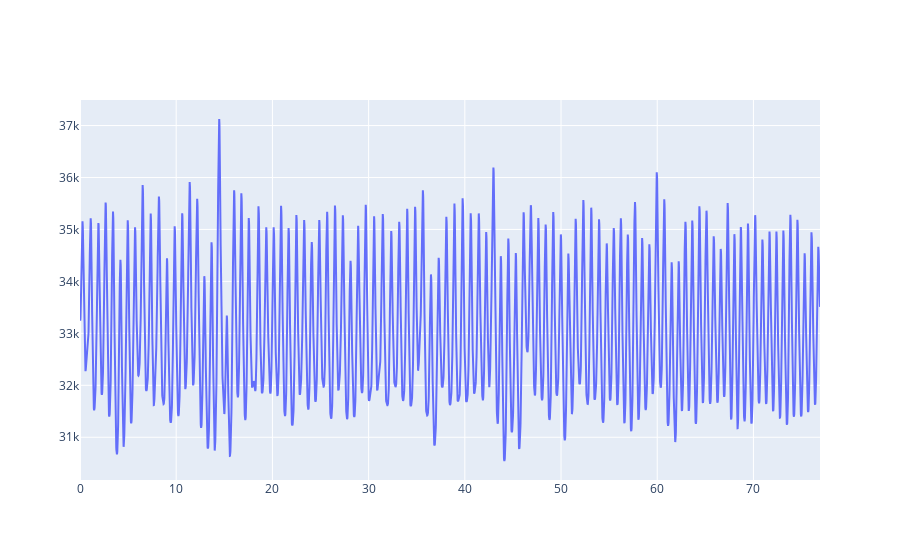
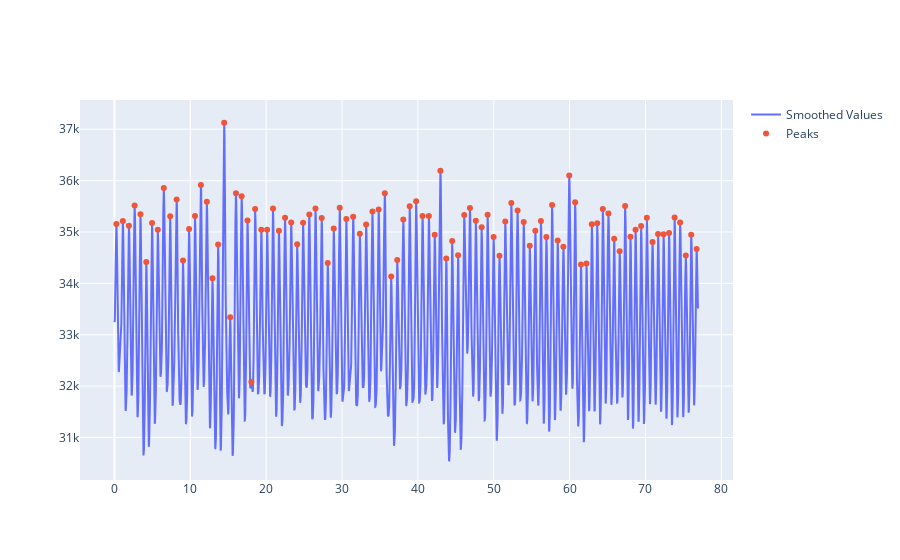

Notebook cell for these charts, in order:
### Markdown cell above
# Versuch 5 EKG

### Code cell
data = pd.read_csv('Messung/Ekg.csv', header=None, sep=';')
data.columns = ['x']

# Zugriff auf die Daten pro Spalte

x_values = data['x'].values

time = np.arange(0, len(x_values))*0.01

plt.figure(figsize=(10,6))
plt.plot(time, x_values)
plt.show()

# Definieren Sie die Filterparameter
N = 3  # Ordnung des Filters
Wn = 0.04  # Grenzfrequenz, 0 < Wn < 1

# Berechnen Sie die Filterkoeffizienten
b, a = butter(N, Wn)

# Wenden Sie den Filter auf die Daten an
x_values_filtered = filtfilt(b, a, x_values)

# Zeigen Sie die gefilterten Daten an

import matplotlib.pyplot as plt

# Erstellen Sie den ersten Plot
plt.figure(figsize=(10,6))
plt.plot(time, x_values_filtered, label='Smoothed Values')
plt.xlabel('Time')
plt.ylabel('x_values_filtered')
plt.title('Smoothed Values')
plt.legend()
plt.show()

# Finden Sie die Peaks
peaks,_ = find_peaks(x_values_filtered, height=0.4, distance=20)

# Erstellen Sie den zweiten Plot
plt.figure(figsize=(10,6))
plt.plot(time, x_values_filtered, label='Smoothed Values')

# Fügen Sie die Peaks hinzu
plt.plot(time[peaks], x_values_filtered[peaks], 'o', label='Peaks')

plt.xlabel('Time')
plt.ylabel('x_values_filtered')
plt.title('Smoothed Values with Peaks')
plt.legend()
plt.show()

fig = go.Figure()
fig.add_trace(go.Scatter(x=time, y=x_values_filtered, mode='lines', name='Smoothed Values'))

fig.show()

peaks,_ = find_peaks(x_values_filtered, height=0.4, distance=20)

fig = go.Figure()

fig.add_trace(go.Scatter(x=time, y=x_values_filtered, mode='lines', name='Smoothed Values'))

# Fügen Sie die Peaks hinzu

fig.add_trace(go.Scatter(x=time[peaks], y=x_values_filtered[peaks], mode='markers', name='Peaks'))

fig.show()

# Berechnen Sie die Herzfrequenz (in Herzschlägen pro Minute)

heart_rate = len(peaks) / (time[-1]/60)
print(f"Herzfrequenz: {heart_rate:.2f} Herzschläge pro Minute")

### Figure 1 — Plotly figure (JSON) as saved in the notebook; plotly's stock layout.template omitted (floating-point values rounded to 4 significant figures; data arrays with more than 128 entries replaced by an {"elided": "..."} marker saying what was removed)
{"data": [{"mode": "lines", "name": "Smoothed Values", "type": "scatter", "x": {"elided": "7693 float values"}, "y": {"elided": "7693 float values"}}], "layout": {}}

### Figure 2 — Plotly figure (JSON) as saved in the notebook; plotly's stock layout.template omitted (floating-point values rounded to 4 significant figures; data arrays with more than 128 entries replaced by an {"elided": "..."} marker saying what was removed)
{"data": [{"mode": "lines", "name": "Smoothed Values", "type": "scatter", "x": {"elided": "7693 float values"}, "y": {"elided": "7693 float values"}}, {"mode": "markers", "name": "Peaks", "type": "scatter", "x": [0.26, 1.11, 1.91, 2.66, 3.43, 4.2, 4.96, 5.72, 6.51, 7.35, 8.2, 9.04, 9.84, 10.62, 11.4, 12.18, 12.92, 13.67, 14.47, 15.26, 16.02, 16.77, 17.54, 18.05, 18.55, 19.36, 20.13, 20.9, 21.68, 22.49, 23.3, 24.09, 24.87, 25.69, 26.5, 27.32, 28.12, 28.91, 29.7, 30.57, 31.47, 32.35, 33.18, 34.01, 34.83, 35.64, 36.48, 37.28, 38.08, 38.92, 39.77, 40.61, 41.45, 42.22, 42.97, 43.74, 44.52, 45.3, 46.11, 46.86, 47.64, 48.4, 49.19, 49.98, 50.76, 51.52, 52.32, 53.14, 53.95, 54.75, 55.48, 56.22, 56.94, 57.69, 58.43, 59.18, 59.95, 60.73, 61.5, 62.22, 62.93, 63.64, 64.38, 65.12, 65.87, 66.6, 67.32, 68.02, 68.69, 69.43, 70.18, 70.93, 71.66, 72.39, 73.11, 73.84, 74.57, 75.32, 76.03, 76.74], "y": [35160.0, 35210.0, 35120.0, 35520.0, 35340.0, 34420.0, 35170.0, 35040.0, 35860.0, 35300.0, 35630.0, 34440.0, 35060.0, 35310.0, 35910.0, 35590.0, 34100.0, 34750.0, 37130.0, 33340.0, 35750.0, 35700.0, 35220.0, 32080.0, 35450.0, 35040.0, 35040.0, 35460.0, 35030.0, 35280.0, 35180.0, 34760.0, 35180.0, 35340.0, 35460.0, 35270.0, 34400.0, 35070.0, 35470.0, 35250.0, 35300.0, 34970.0, 35150.0, 35400.0, 35440.0, 35760.0, 34130.0, 34460.0, 35240.0, 35500.0, 35600.0, 35310.0, 35310.0, 34950.0, 36190.0, 34490.0, 34820.0, 34550.0, 35330.0, 35470.0, 35220.0, 35090.0, 35330.0, 34900.0, 34540.0, 35200.0, 35570.0, 35420.0, 35200.0, 34730.0, 35030.0, 35220.0, 34900.0, 35530.0, 34840.0, 34710.0, 36100.0, 35580.0, 34370.0, 34390.0, 35150.0, 35170.0, 35450.0, 35360.0, 34870.0, 34630.0, 35510.0, 34910.0, 35050.0, 35110.0, 35270.0, 34810.0, 34960.0, 34960.0, 34980.0, 35280.0, 35190.0, 34540.0, 34940.0, 34670.0]}], "layout": {}}
